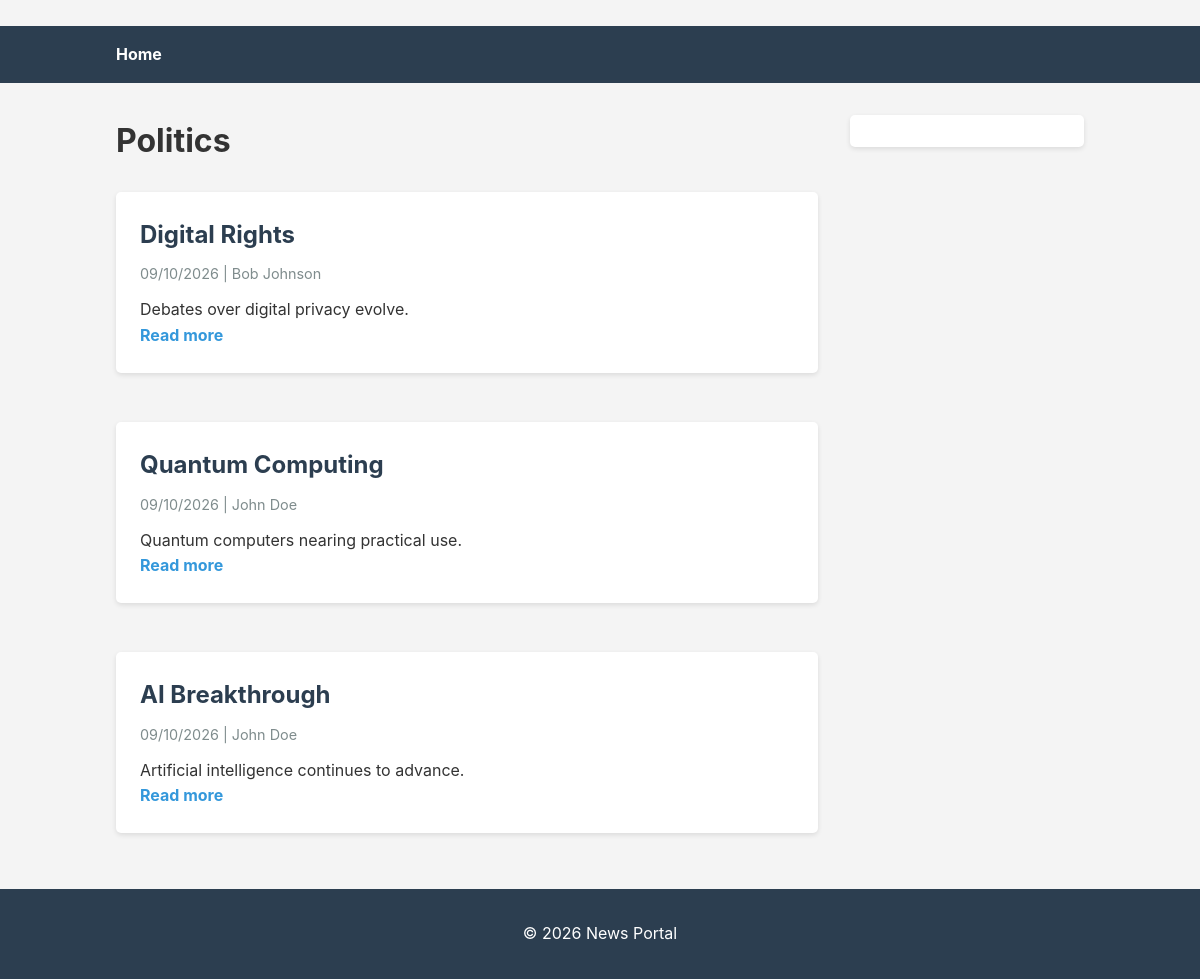
Page /news/category/3/ on the earlier database version.
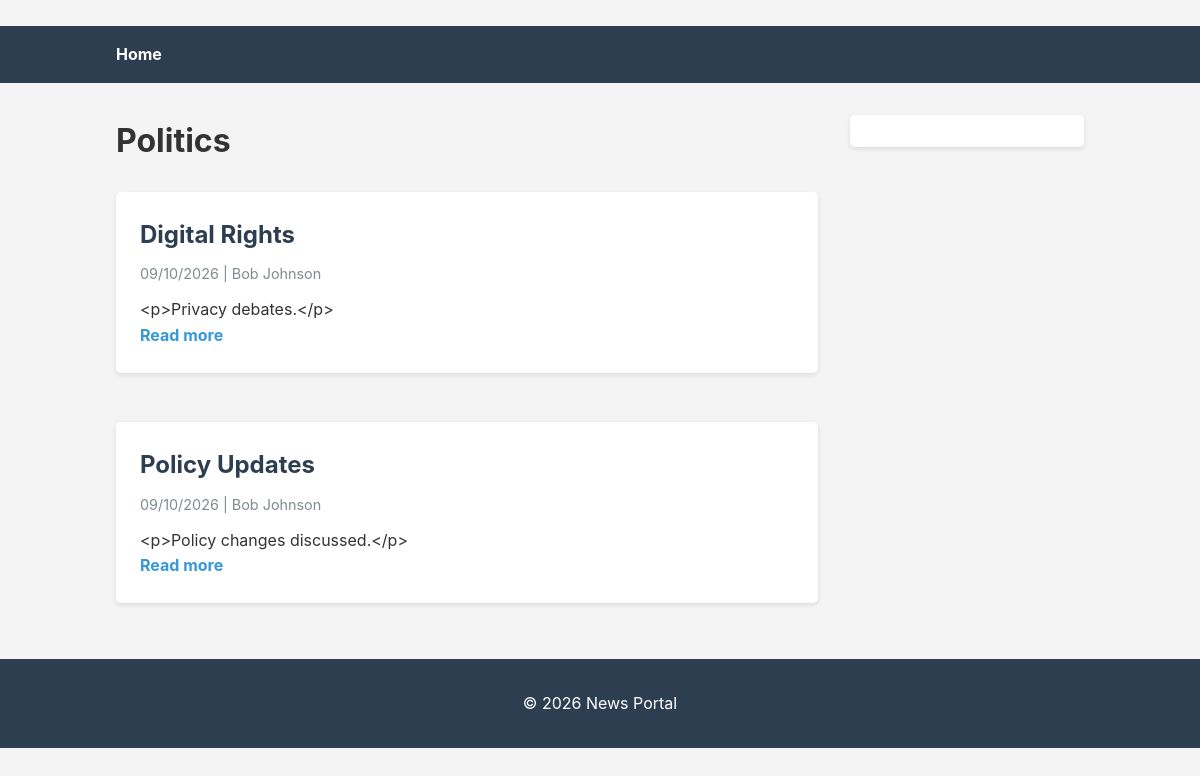
Same page on the later database version.
### news/models.py (models this page shows, shortened)
class Category(models.Model):
    name = models.CharField(max_length=100)
    slug = models.SlugField(max_length=120, unique=True, blank=True)
    class Meta:
        ordering = ['name']
        verbose_name_plural = 'Categories'

class Article(models.Model):
    title = models.CharField(max_length=250)
    slug = models.SlugField(max_length=280, unique=True, blank=True)
    content = models.TextField()
    published_at = models.DateTimeField()
    image = models.ImageField(upload_to='articles/', blank=True, null=True)
    author = models.ForeignKey(Author, on_delete=models.CASCADE, related_name='articles')
    categories = models.ManyToManyField(Category, related_name='articles', blank=True)
    class Meta:
        ordering = ['-published_at']

class Author(models.Model):
    name = models.CharField(max_length=150)
    bio = models.TextField(blank=True)
    photo = models.ImageField(upload_to='authors/', blank=True, null=True)
    class Meta:
        ordering = ['name']

### news/views.py (the view)
# urls.py: path('category/<int:pk>/', views.category_detail, name='category_detail'),
def category_detail(request, pk):
    category = get_object_or_404(Category, pk=pk)
    articles = category.articles.select_related('author').prefetch_related('categories')
    return render(request, 'news/category_detail.html', {
        'category': category,
        'articles': articles,
    })

### templates/news/category_detail.html (shortened to what this page needs)
﻿{% extends 'base.html' %}
{% block content %}
    <h1>{{ category.name }}</h1>
    {% for article in articles %}
        {% include 'news/_article_card.html' %}
    {% empty %}
        <p>No articles in this category.</p>
    {% endfor %}
{% endblock %}

### templates/base.html (shortened to what this page needs)
﻿<!DOCTYPE html>
<html lang="es">
<head>
    {% load static %}
    <link rel="stylesheet" href="{% static 'css/style.css' %}">
</head>
<body>
    <header>
        <nav>
            <a href="{% url 'news:index' %}">Home</a>
        </nav>
    </header>
    <main>
        <div class="content">
            {% block content %}{% endblock %}
        </div>
        <aside class="sidebar">
        </aside>
    </main>
    <footer>
        <p>&copy; 2026 News Portal</p>
    </footer>
</body>
</html>

### templates/news/_article_card.html (shortened to what this page needs)
﻿{% load static %}
<div class="article-card">
    <h2><a href="{% url 'news:article_detail' article.pk %}">{{ article.title }}</a></h2>
    <p class="meta">{{ article.published_at|date:"d/m/Y" }} | {{ article.author.name }}</p>
    <p>{{ article.content|truncatewords:30 }}</p>
    <a href="{% url 'news:article_detail' article.pk %}" class="read-more">Read more</a>
</div>

### static/css/style.css (style rules this page uses)
body { font-family: -apple-system, BlinkMacSystemFont, 'Segoe UI', 'Roboto', 'Oxygen', 'Ubuntu', 'Cantarell', 'Fira Sans', 'Droid Sans', 'Helvetica Neue', sans-serif; line-height: 1.6; background-color: #f4f4f4; color: #333; }
header { background-color: #2c3e50; color: white; padding: 1rem 0; margin-bottom: 2rem; }
header nav { max-width: 1000px; margin: 0 auto; padding: 0 1rem; }
header nav a { color: white; text-decoration: none; font-weight: bold; }
main { max-width: 1000px; margin: 0 auto; padding: 0 1rem; display: grid; grid-template-columns: 3fr 1fr; gap: 2rem; }
.content { min-width: 0; }
.sidebar { background-color: white; padding: 1rem; border-radius: 5px; box-shadow: 0 2px 5px rgba(0,0,0,0.1); height: fit-content; }
.article-card { background-color: white; padding: 1.5rem; margin-bottom: 1.5rem; border-radius: 5px; box-shadow: 0 2px 5px rgba(0,0,0,0.1); }
.article-card h2 { margin-bottom: 0.5rem; }
.article-card h2 a { color: #2c3e50; text-decoration: none; }
.meta { color: #7f8c8d; font-size: 0.9rem; margin-bottom: 0.75rem; }
.read-more { color: #3498db; text-decoration: none; font-weight: bold; }
footer { text-align: center; padding: 2rem 0; margin-top: 2rem; background-color: #2c3e50; color: white; }

Differences in the rows shown:
no longer on this page (row edited): Article: title "Quantum Computing", published_at "09/10/2026", author.name "John Doe", content "Quantum computers nearing practical use."
no longer on this page (row edited): Article: title "AI Breakthrough", published_at "09/10/2026", author.name "John Doe", content "Artificial intelligence continues to advance."
changed Article "Digital Rights": content "Debates over digital privacy evolve." → "<p>Privacy debates.</p>"
now on this page (row edited): Article: title "Policy Updates", published_at "09/10/2026", author.name "Bob Johnson", content "<p>Policy changes discussed.</p>"
